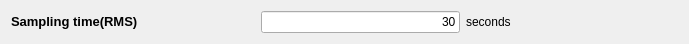
     <widget class="QWidget" name="layoutWidget_5">
      <property name="geometry">
       <rect>
        <x>8</x>
        <y>368</y>
        <width>689</width>
        <height>33</height>
       </rect>
      </property>
      <layout class="QHBoxLayout" name="horizontalLayout_3">
       <item>
        <widget class="QLabel" name="label_20">
         <property name="sizePolicy">
          <sizepolicy hsizetype="Preferred" vsizetype="Fixed">
           <horstretch>0</horstretch>
           <verstretch>24</verstretch>
          </sizepolicy>
         </property>
         <property name="text">
          <string>&lt;!DOCTYPE HTML PUBLIC &quot;-//W3C//DTD HTML 4.0//EN&quot; &quot;http://www.w3.org/TR/REC-html40/strict.dtd&quot;&gt;
&lt;html&gt;&lt;head&gt;&lt;meta name=&quot;qrichtext&quot; content=&quot;1&quot; /&gt;&lt;style type=&quot;text/css&quot;&gt;
p, li { white-space: pre-wrap; }
&lt;/style&gt;&lt;/head&gt;&lt;body style=&quot; font-family:'Sans'; font-size:10pt; font-weight:400; font-style:normal;&quot;&gt;
&lt;p style=&quot; margin-top:0px; margin-bottom:0px; margin-left:0px; margin-right:0px; -qt-block-indent:0; text-indent:0px;&quot;&gt;&lt;span style=&quot; font-weight:600;&quot;&gt;Sampling time(RMS)&lt;/span&gt;&lt;/p&gt;&lt;/body&gt;&lt;/html&gt;</string>
         </property>
        </widget>
       </item>
       <item>
        <spacer name="horizontalSpacer_43">
         <property name="orientation">
          <enum>Qt::Horizontal</enum>
         </property>
         <property name="sizeType">
          <enum>QSizePolicy::Preferred</enum>
         </property>
         <property name="sizeHint" stdset="0">
          <size>
           <width>45</width>
           <height>20</height>
          </size>
         </property>
        </spacer>
       </item>
       <item>
        <widget class="QLineEdit" name="lineEdit_SampleTime">
         <property name="enabled">
          <bool>true</bool>
         </property>
         <property name="sizePolicy">
          <sizepolicy hsizetype="Preferred" vsizetype="Fixed">
           <horstretch>0</horstretch>
           <verstretch>30</verstretch>
          </sizepolicy>
         </property>
         <property name="text">
          <string>30</string>
         </property>
         <property name="alignment">
          <set>Qt::AlignRight|Qt::AlignTrailing|Qt::AlignVCenter</set>
         </property>
         <property name="readOnly">
          <bool>false</bool>
         </property>
        </widget>
       </item>
       <item>
        <widget class="QLabel" name="label_59">
         <property name="text">
          <string>seconds</string>
         </property>
        </widget>
       </item>
       <item>
        <spacer name="horizontalSpacer_50">
         <property name="orientation">
          <enum>Qt::Horizontal</enum>
         </property>
         <property name="sizeType">
          <enum>QSizePolicy::Preferred</enum>
         </property>
         <property name="sizeHint" stdset="0">
          <size>
           <width>13</width>
           <height>22</height>
          </size>
         </property>
        </spacer>
       </item>
      </layout>
     </widget>
